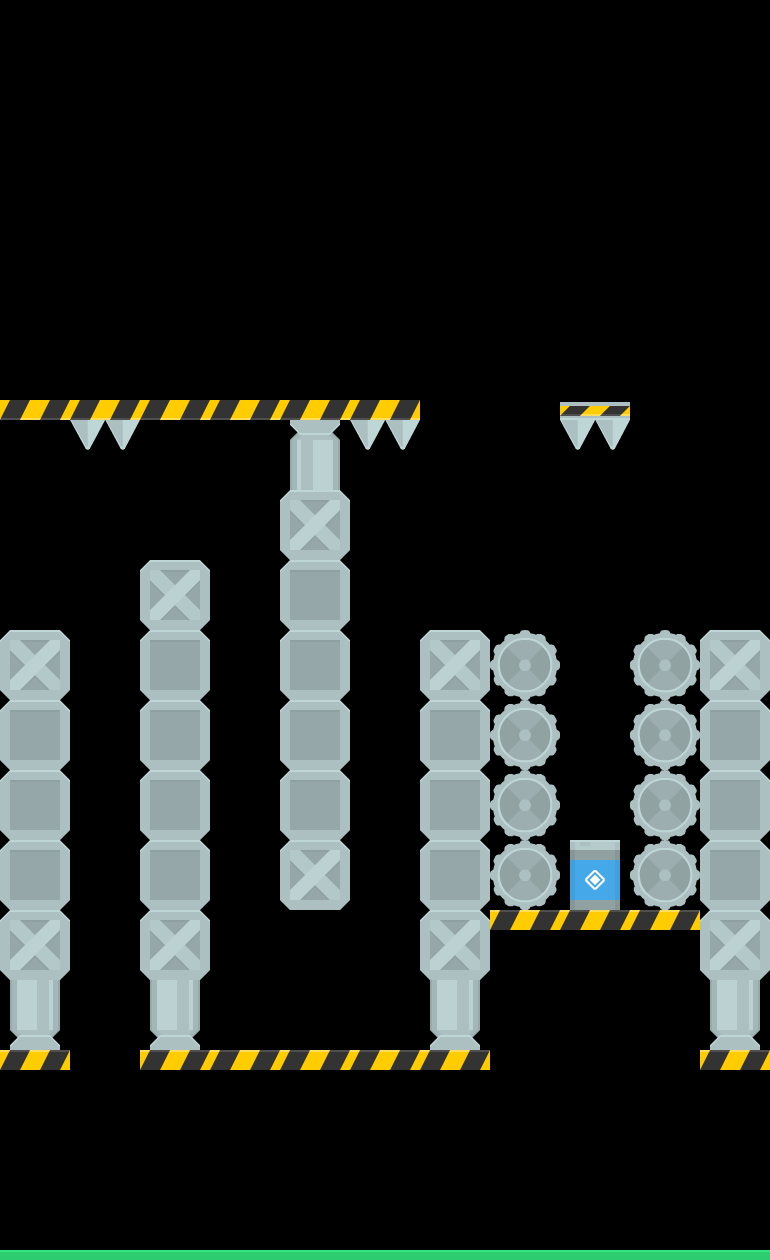

A 2D game scene composited from a Tiled map and its tileset images. What follows is a short description and the map's XML, with every tile layer's data as written:
An orthogonal 11x18 tile map with 70x70 px tiles, 1 tile layer (Tile Layer 1) and 18 objects (11x collision, 5x danger, player, exit).

<map version="1.4" tiledversion="1.4.3" orientation="orthogonal" renderorder="right-down" width="11" height="18" tilewidth="70" tileheight="70" infinite="0" nextlayerid="5" nextobjectid="34">
 <tileset firstgid="1" source="Rocket.tsx" />
 <layer id="1" name="Tile Layer 1" width="11" height="18">
  <data encoding="csv">
0,0,0,0,0,0,0,0,0,0,0,
0,0,0,0,0,0,0,0,0,0,0,
0,0,0,0,0,0,0,0,0,0,0,
0,0,0,0,0,0,0,0,0,0,0,
0,0,0,0,0,0,0,0,0,0,0,
3221225536,3221225536,3221225536,3221225536,3221225536,3221225536,0,0,3221225537,0,0,
0,3221225524,0,0,3221225571,3221225524,0,0,3221225524,0,0,
0,0,0,0,57,0,0,0,0,0,0,
0,0,57,0,29,0,0,0,0,0,0,
57,0,29,0,29,0,57,67,0,67,57,
29,0,29,0,29,0,29,67,0,67,29,
29,0,29,0,29,0,29,67,0,67,29,
29,0,29,0,57,0,29,67,90,67,29,
57,0,57,0,0,0,57,64,64,64,57,
99,0,99,0,0,0,99,0,0,0,99,
64,0,64,64,64,64,64,0,0,0,64,
0,0,0,0,0,0,0,0,0,0,0,
11,11,11,11,11,11,11,11,11,11,11
</data>
 </layer>
 <objectgroup id="3" name="objects">
  <object id="1" name="player" x="308" y="1136.67" width="22.6667" height="26.6667" />
  <object id="2" name="exit" x="573.333" y="846" width="44" height="60.6667" />
 </objectgroup>
 <objectgroup id="4" name="physics">
  <object id="6" name="collision" x="0.697367" y="397.97" width="418.666" height="20.6667" />
  <object id="7" name="collision" x="490" y="910" width="210" height="21.3333" />
  <object id="8" name="collision" x="-2" y="1250" width="777" height="24" />
  <object id="15" name="collision" x="559.334" y="401.667" width="71.333" height="16" />
  <object id="21" name="collision" x="140.667" y="560" width="68" height="490" />
  <object id="22" name="collision" x="280.667" y="420.667" width="70.6667" height="490" />
  <object id="23" name="collision" x="421.333" y="632" width="67.3333" height="418" />
  <object id="24" name="collision" x="701.333" y="632" width="68" height="418.667" />
  <object id="25" name="collision" x="700.667" y="1051.33" width="70" height="19.3333" />
  <object id="26" name="danger" x="491.333" y="632" width="67.3333" height="275.333" />
  <object id="27" name="danger" x="630.667" y="631.333" width="68" height="276" />
  <object id="28" name="danger" x="71.5152" y="419.03" width="68" height="28.6667" />
  <object id="29" name="danger" x="351.333" y="420" width="66.6667" height="31.3333" />
  <object id="30" name="danger" x="561.333" y="420" width="68" height="30.6667" />
  <object id="31" name="collision" x="140.667" y="1052" width="349.333" height="20" />
  <object id="33" name="collision" x="0" y="628" width="71" height="444" />
 </objectgroup>
</map>
